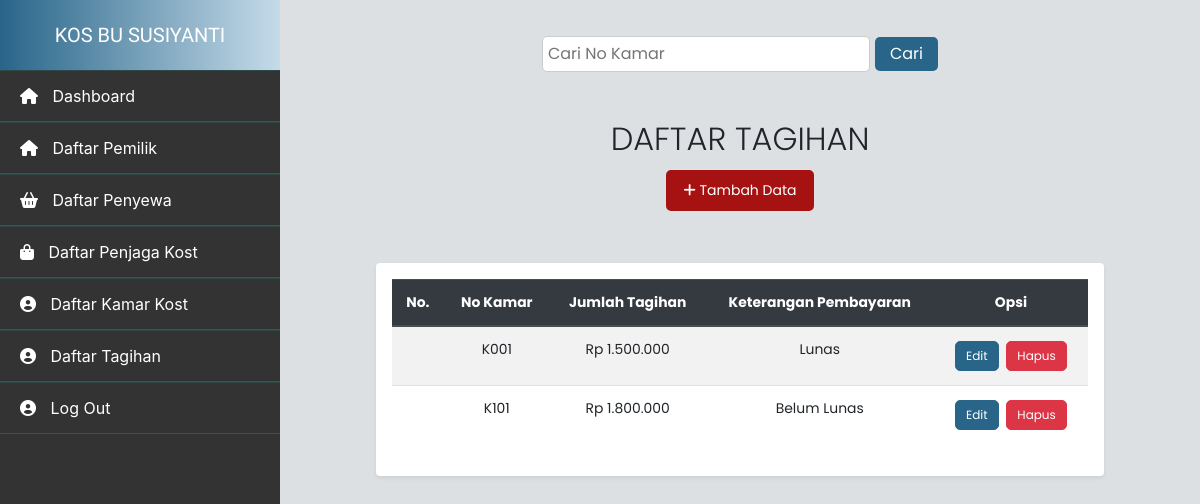
The page /daftar_tagihan.php (signed in) on the database its author committed.
### tables this page shows
CREATE TABLE IF NOT EXISTS tagihan (
    no_kamar VARCHAR(50) PRIMARY KEY,
    jumlah_tagihan DECIMAL(10, 2) NOT NULL,
    keterangan_pembayaran TEXT NOT NULL
);

### daftar_tagihan.php (the view, shortened to what this page needs)
<!DOCTYPE html>
<html lang="en">
<head>
    <link rel="stylesheet" href="https://stackpath.bootstrapcdn.com/bootstrap/4.4.1/css/bootstrap.min.css"
>
</head>
<body style="background-color: #dde0e3;">
    <?php include_once "sidebar.php"; ?>
    <div class="container-fluid">
        <div class="row justify-content-center">
            <div class="col-lg-10 col-md-12">
                <div class="col-lg-12 text-center mt-3 mb-3">
                  <form action="" method="post">
                    <input type="text" name="keyword" placeholder="Cari No Kamar">
                    <button type="submit" class="btn btn-primary">Cari</button>
                  </form>
                </div>
                <div class="col-lg-12 text-center mt-5 mb-5">
                    <h3 class="display-4">DAFTAR TAGIHAN</h3>
                    <a href="index_tagihan.php" class="tombol-tambah"><i class="fas fa-plus"></i> Tambah Data</a>
                </div>
                <div class="table-responsive shadow-sm p-3 mb-5 bg-white rounded">
                    <table class="table table-striped table-hover mx-auto" style="width: 100%; text-align: center;">
                        <thead class="thead-dark">
                            <tr>
                                <th>No.</th>
                                <th>No Kamar</th>
                                <th>Jumlah Tagihan</th>
                                <th>Keterangan Pembayaran</th>
                                <th>Opsi</th>
                            </tr>
                        </thead>
                        <tbody>
                            <?php
                            include_once "koneksi.php";
                            if ($_SERVER["REQUEST_METHOD"] == "POST") {
                                $keyword = "%" . $_POST["keyword"] . "%";
                                $stmt = $conn->prepare("SELECT * FROM tagihan WHERE no_kamar LIKE ?");
                                $stmt->bind_param("s", $keyword);
                                $stmt->execute();
                                $data = $stmt->get_result();
                            } else {
                                $data = $conn->query("SELECT * FROM tagihan");
                            }
                            while ($d = $data->fetch_assoc()) {
                            ?>
                                <tr>
                                    <td><?php echo $d['no']; ?></td>
                                    <td><?php echo htmlspecialchars($d['no_kamar']); ?></td>
                                    <td>Rp <?php echo number_format($d['jumlah_tagihan'], 0, ',', '.'); ?></td>
                                    <td><?php echo htmlspecialchars($d['keterangan_pembayaran']); ?></td>
                                    <td>
                                        <a href="edit_tagihan.php?no=<?php echo $d['no']; ?>" class="tombol-edit">Edit</a>
                                        <a href="#" onclick="confirmDelete('<?php echo $d['no']; ?>')" class="tombol-hapus">Hapus</a>
                                    </td>
                                </tr>
                            <?php
                            }
                            ?>
                        </tbody>
                    </table>
                </div>
            </div>
        </div>
    </div>
</body>
</html>

### daftar_tagihan.php (style rules this page uses)
h3.display-4 { font-size: 2.0rem; }
table { text-align: center; font-size: 0.87rem; background-color: #fff; }
th, td { vertical-align: middle; text-align: center; }
.tombol-tambah { display: inline-block; padding: 8px 15px; margin: 4px; color: #fff; border: 2px solid #A61212; background-color: #A61212; border-radius: 5px; transition: background-color 0.3s, transform 0.3s; font-size: 14px; text-decoration: none; }
.tombol-edit, .tombol-hapus { display: inline-block; padding: 5px 10px; margin: 2px; color: #fff; border-radius: 5px; font-size: 12px; text-decoration: none; }
.tombol-edit { background-color: #286589; border: 1px solid #286589; }
.tombol-hapus { background-color: #dc3545; border: 1px solid #dc3545; }
form { display: flex; justify-content: center; align-items: center; margin-bottom: 15px; }
input[name="keyword"] { padding: 5px; margin-right: 5px; border: 1px solid #ccc; border-radius: 5px; color: #286589; }
button.btn-primary { padding: 5px 15px; border: none; border-radius: 5px; background-color: #286589; color: #fff; }

### sidebar.php (style rules this page uses)
.container-fluid { padding: 20px; font-family: 'Poppins', sans-serif; transition: margin-left 0.3s ease; margin-left: 280px; width: auto; }
.table-responsive { margin-top: 20px; margin-left: auto; margin-right: auto; overflow-x: auto; }

### rows shown on the page
tagihan: no_kamar "K001", jumlah_tagihan "1.500.000", keterangan_pembayaran "Lunas"
tagihan: no_kamar "K101", jumlah_tagihan "1.800.000", keterangan_pembayaran "Belum Lunas"
